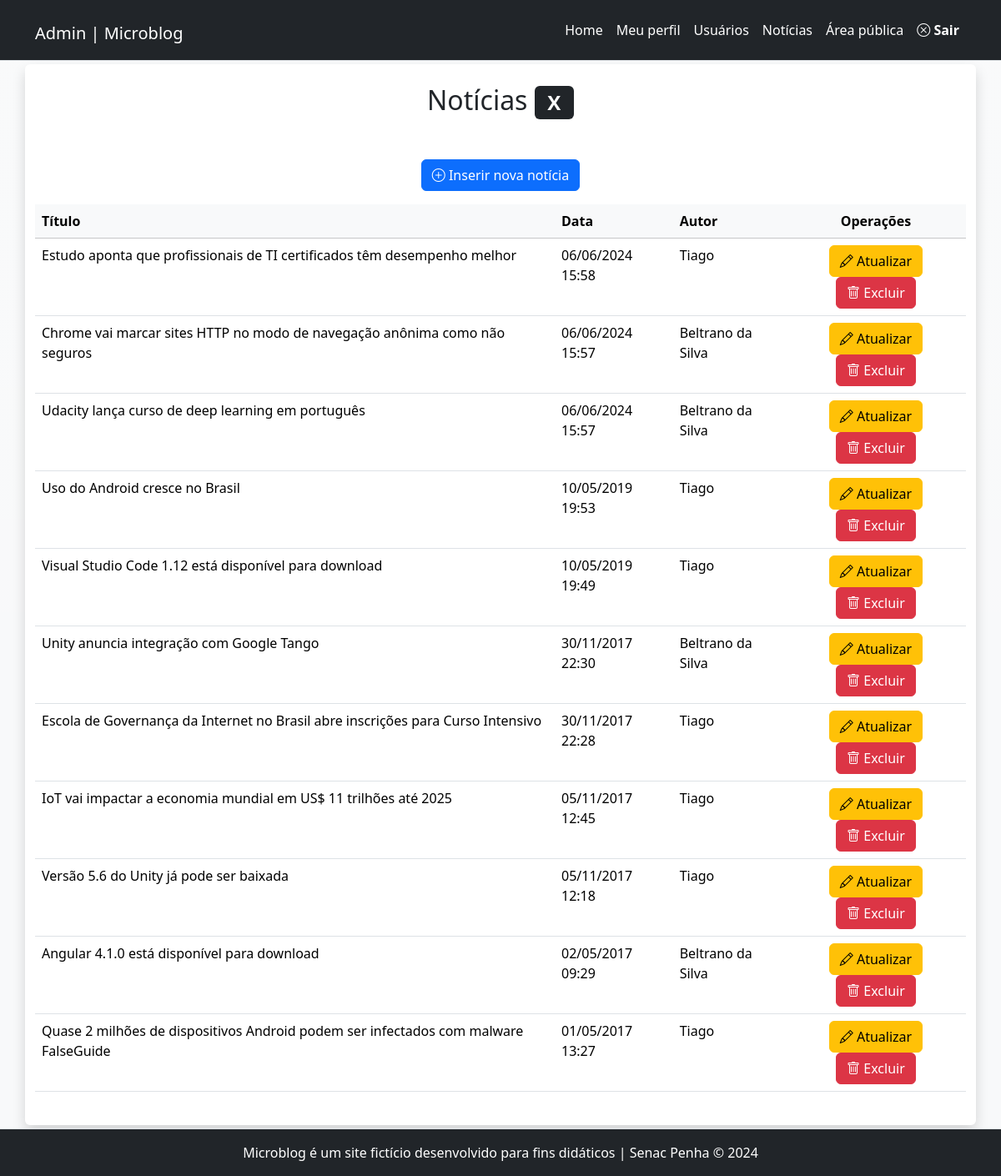
The page /admin/noticias.php (signed in) on the database its author committed.
### tables this page shows
CREATE TABLE `noticias` (
  `id` int(11) NOT NULL,
  `data` datetime NOT NULL DEFAULT current_timestamp(),
  `titulo` varchar(150) NOT NULL,
  `texto` text NOT NULL,
  `resumo` tinytext NOT NULL,
  `imagem` varchar(45) NOT NULL,
  `usuario_id` int(11) NOT NULL
);

CREATE TABLE `usuarios` (
  `id` int(11) NOT NULL,
  `nome` varchar(45) NOT NULL,
  `email` varchar(45) NOT NULL,
  `senha` varchar(255) NOT NULL,
  `tipo` enum('admin','editor') NOT NULL
);

### inc/funcoes-noticias.php (called while the page is built, shortened)
<?php
function formataData($data){
    return date("d/m/Y H:i", strtotime($data));
}
function lerNoticias($conexao, $idUsuario, $tipoUsuario){
    $sql = "SELECT
                noticias.id,
                noticias.titulo,
                noticias.data,
                usuarios.nome
            FROM noticias JOIN usuarios
            ON noticias.usuario_id = usuarios.id
            ORDER BY data DESC";
    $resultado = mysqli_query($conexao, $sql)
                or die(mysqli_error($conexao));
    return mysqli_fetch_all($resultado, MYSQLI_ASSOC);
}

### admin/noticias.php (the view)
<?php
require_once "../inc/cabecalho-admin.php";
require_once "../inc/funcoes-noticias.php";
$idUsuario = $_SESSION['id'];
$tipoUsuario = $_SESSION['tipo'];
$listaDeNoticias = lerNoticias($conexao, $idUsuario, $tipoUsuario);
?>
<div class="row">
	<article class="col-12 bg-white rounded shadow my-1 py-4">
		<h2 class="text-center">
		Notícias <span class="badge bg-dark">X</span>
		</h2>
		<p class="text-center mt-5">
			<a class="btn btn-primary" href="noticia-insere.php">
			<i class="bi bi-plus-circle"></i>
			Inserir nova notícia</a>
		</p>
		<div class="table-responsive">
			<table class="table table-hover">
				<thead class="table-light">
					<tr>
                        <th>Título</th>
                        <th>Data</th>
                        <th>Autor</th>
						<th class="text-center">Operações</th>
					</tr>
				</thead>
				<tbody>
<?php foreach($listaDeNoticias as $noticia) { ?>
					<tr>
                        <td> <?=$noticia['titulo']?> </td>
                        <td> <?=formataData($noticia['data'])?> </td>
                        <td> <?=$noticia['nome']?> </td>
						<td class="text-center">
							<a class="btn btn-warning"
							href="noticia-atualiza.php?id=<?=$noticia['id']?>">
							<i class="bi bi-pencil"></i> Atualizar
							</a>
							<a class="btn btn-danger excluir"
							href="noticia-exclui.php?id=<?=$noticia['id']?>">
							<i class="bi bi-trash"></i> Excluir
							</a>
						</td>
					</tr>
<?php } ?>
				</tbody>
			</table>
	</div>
	</article>
</div>
<?php
require_once "../inc/rodape-admin.php";
?>

### inc/cabecalho-admin.php (shortened to what this page needs)
<!DOCTYPE html>
<html lang="pt-br" class="h-100">
<head>
<link href="https://cdn.jsdelivr.net/npm/bootstrap@5.3.3/dist/css/bootstrap.min.css" rel="stylesheet">
<link rel="stylesheet" href="https://cdn.jsdelivr.net/npm/bootstrap-icons@1.11.3/font/bootstrap-icons.min.css">
<link rel="stylesheet" href="../css/style.css">
</head>
<body id="admin" class="d-flex flex-column h-100 bg-light bg-gradient">
<header id="topo" class="border-bottom sticky-top">
<nav class="navbar navbar-expand-lg navbar-dark bg-dark justify-content-between">
  <div class="container">
    <h1><a class="navbar-brand" href="index.php">Admin | Microblog</a></h1>
    <div class="collapse navbar-collapse" id="navbarSupportedContent">
        <ul class="navbar-nav ms-auto mb-2 mb-lg-0">
            <li class="nav-item">
                <a class="nav-link" href="index.php">Home</a>
            </li>
            <li class="nav-item">
                <a class="nav-link" href="meu-perfil.php">Meu perfil</a>
            </li>
            <?php if($_SESSION['tipo'] == 'admin'){ ?>
            <li class="nav-item">
                <a class="nav-link" href="usuarios.php">Usuários</a>
            </li>
            <?php } ?>
            <li class="nav-item">
                <a class="nav-link" href="noticias.php">Notícias</a>
            </li>
            <li class="nav-item">
                <a class="nav-link" href="../index.php" target="_blank">Área pública</a>
            </li>
            <li class="nav-item">
                <a class="nav-link fw-bold" href="?sair"> <i class="bi bi-x-circle"></i> Sair</a>
            </li>
        </ul>
    </div>
  </div>
</nav>
</header>
<main class="flex-shrink-0">
    <div class="container">

### inc/rodape-admin.php (shortened to what this page needs)
</div>
</main>
<footer class="footer mt-auto py-3 bg-dark border-top">
    <div class="container text-center text-white">
        Microblog é um site fictício desenvolvido para fins didáticos | Senac Penha &copy; 2024
    </div>
</footer>
</body>
</html>

### css/style.css (style rules this page uses)
#admin .nav-link { color: white; }

### rows shown on the page
noticias: titulo "Estudo aponta que profissionais de TI certificados têm desempenho melhor", data "06/06/2024 15:58", usuario.nome "Tiago"
noticias: titulo "Chrome vai marcar sites HTTP no modo de navegação anônima como não seguros", data "06/06/2024 15:57", usuario.nome "Beltrano da Silva"
noticias: titulo "Udacity lança curso de deep learning em português", data "06/06/2024 15:57", usuario.nome "Beltrano da Silva"
noticias: titulo "Uso do Android cresce no Brasil", data "10/05/2019 19:53", usuario.nome "Tiago"
noticias: titulo "Visual Studio Code 1.12 está disponível para download", data "10/05/2019 19:49", usuario.nome "Tiago"
noticias: titulo "Unity anuncia integração com Google Tango", data "30/11/2017 22:30", usuario.nome "Beltrano da Silva"
noticias: titulo "Escola de Governança da Internet no Brasil abre inscrições para Curso Intensivo", data "30/11/2017 22:28", usuario.nome "Tiago"
noticias: titulo "IoT vai impactar a economia mundial em US$ 11 trilhões até 2025", data "05/11/2017 12:45", usuario.nome "Tiago"
noticias: titulo "Versão 5.6 do Unity já pode ser baixada", data "05/11/2017 12:18", usuario.nome "Tiago"
noticias: titulo "Angular 4.1.0 está disponível para download", data "02/05/2017 09:29", usuario.nome "Beltrano da Silva"
noticias: titulo "Quase 2 milhões de dispositivos Android podem ser infectados com malware FalseGuide", data "01/05/2017 13:27", usuario.nome "Tiago"
